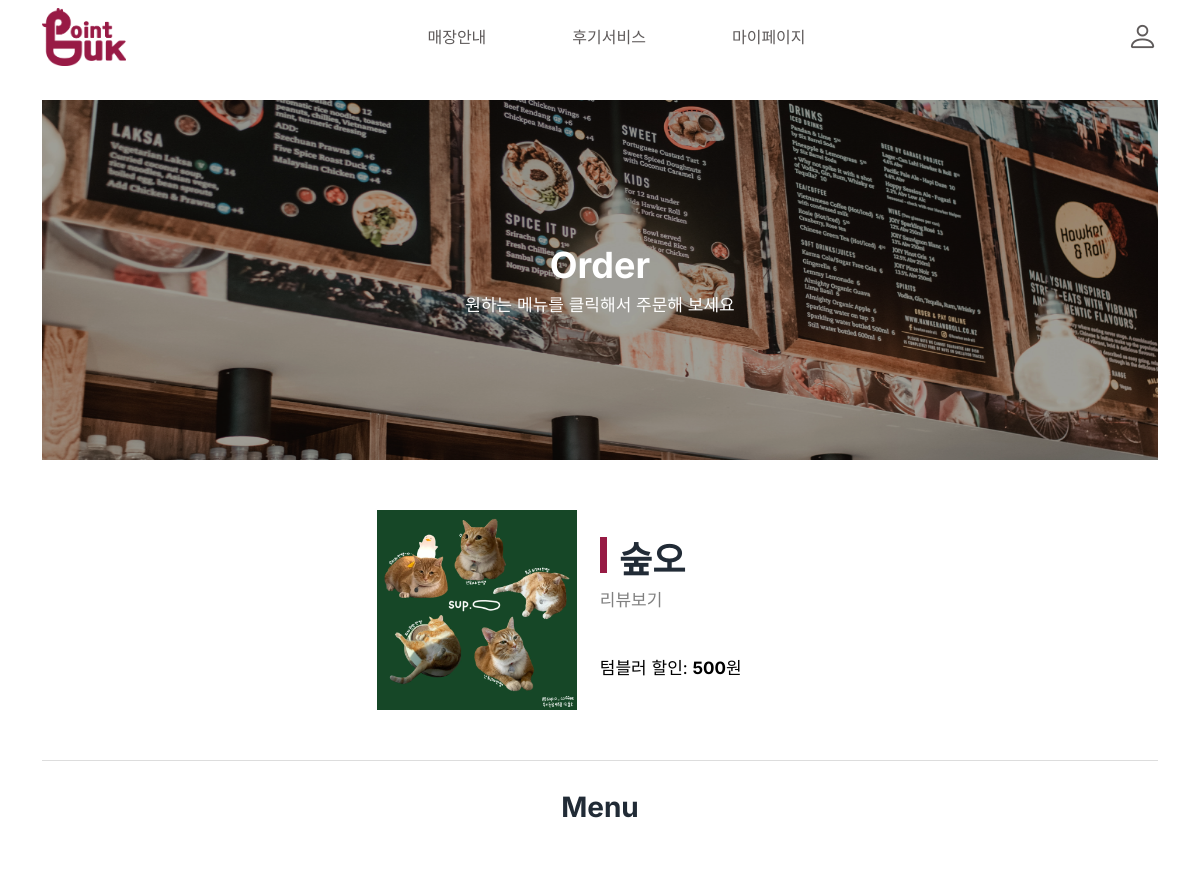
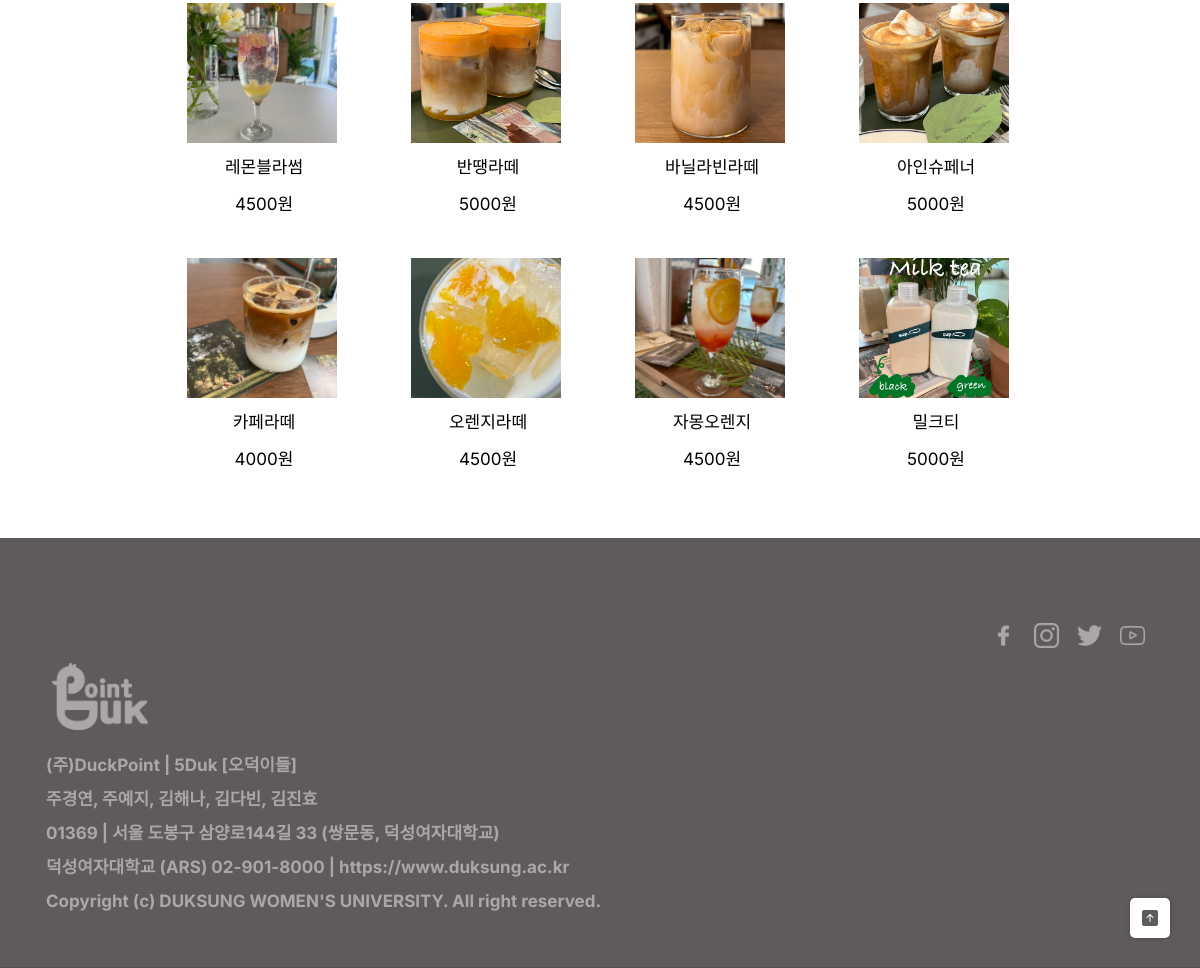
Screenshot of /store_menu/1/ with the database file from the repository (2 pictures, top to bottom).
### dp/models.py (models this page shows, shortened)
class Store(models.Model):  # 가게 정보
    name = models.CharField(max_length=200)  # 가게 이름
    location = models.CharField(max_length=400)  # 위치
    phone = models.CharField(max_length=30, blank=True, null=True)  # 전화번호
    is_cafe = models.BooleanField()  # True -> 카페, False -> 레스토랑
    image = models.ImageField(upload_to='dp/store_images/%Y/%m/%d', blank=True, null=True)  # 가게 이미지, pip install pillow 필수
    discount = models.PositiveIntegerField(default=0)  # 할인 정보
    latitude = models.FloatField(default=0.0)
    longitude = models.FloatField(default=0.0)

class Menu(models.Model):  # 가게의 메뉴 정보
    store = models.ForeignKey('Store', on_delete=models.CASCADE)  # 가게가 삭제되면 메뉴들도 함께 삭제
    name = models.CharField(max_length=200)  # 메뉴 이름
    image = models.ImageField(upload_to='dp/menu_images/%Y/%m/%d', blank=True, null=True)  # 메뉴 이미지, pip install pillow 필수
    price = models.PositiveIntegerField(default=0)  # 메뉴 가격

### dp/views.py (the view)
# urls.py: path('store_menu/<int:pk>/', views.StoreMenu.as_view(), name='store_menu'),
class StoreMenu(View):
    def get(self, request, pk):
        store = get_object_or_404(Store, pk=pk)
        menus = store.menu_set.all()
        context = {
            'store': store,
            'menus': menus,
        }
        return render(
            request,
            'dp/store_menu.html',
            context
        )

### dp/templates/dp/store_menu.html (shortened to what this page needs)
{% extends 'dp/base.html' %}
{% load static %}
{% block main-area %}
<body>
    <div class="hero">
        <div class="hero-text" style="text-align:center">
        <h2 style="color: #FFFFFF;">Order</h2>
            <p style="color: #FFFFFF;">원하는 메뉴를 클릭해서 주문해 보세요</p>
        </div>
    </div>
    <div class="store-info">
        {% if store %}
            <img class="store-img" src="{{ store.image.url }}" alt="{{ menu.name }} Image" width="200" height="200">
            <div class="store-details">
                <h2 class="store-name">
                    <span class="highlight-rectangle"></span>
                    {{ store.name }}
                </h2>
                <p class="store-review"> 리뷰보기</p>
                <br>
                {% if store.is_cafe %}
                <p class="store-discount">텀블러 할인: <b>{{ store.discount }}</b>원</p>
                {% else %}
                <p class="store-discount">다회용기 할인: <b>{{ store.discount }}</b>원</p>
                {% endif%}
            </div>
        {% else %}
            <p> store 모델을 가져오지 못하였습니다 </p>
        {% endif %}
    </div>
    <div class="separator"></div>
    <div class="menus">
        {% if menus %}
        <h3>Menu</h3>
        <br>
            <ul class="menu-list">
                {% for menu in menus %}
                <li class="menu-item" onmouseover="highlightMenuItem(this)" onmouseout="unhighlightMenuItem(this)">
                    <img src="{{ menu.image.url }}" alt="{{ menu.name }} Image" width=150 height="150">
                        <p>{{ menu.name }}</p>
                        <p>{{ menu.price }}원</p>
                </li>
                {% endfor %}
            </ul>
        {% else %}
        <p> menu 모델을 가져오지 못하였습니다 </p>
        {% endif %}
    </div>
</body>
{% endblock %}

### dp/templates/dp/base.html (shortened to what this page needs)
<!DOCTYPE html>
{% load static %}
<html lang="en">
  <head>
    <link rel="stylesheet" href="https://cdn.jsdelivr.net/npm/bootstrap-icons@1.7.1/font/bootstrap-icons.css">
    <link rel="stylesheet" href="{% static 'assets/css/bootstrap.min.css' %}" />
    <link rel="stylesheet" href="{% static  'assets/css/animate.css' %}" />
    <link rel="stylesheet" href="{% static 'assets/css/ud-styles.css' %}" />
  </head>
  <body>
   <header class="ud-header">
  <div class="container">
    <div class="row">
      <div class="col-lg-12">
        <nav class="navbar navbar-expand-lg">
          <div style="max-width: 94px; display: flex; align-items: center;">
            <a href="{% url 'main' %}" style="display: block;">
                <img src="{% static 'assets/images/logo/logo.png' %}" alt="Logo" style="width: 100%; height: auto; max-width: 100%;" />
            </a>
          </div>
          <div class="navbar-collapse">
            <ul id="nav" class="navbar-nav mx-auto">
              <li class="nav-item">
                <a class="ud-menu-scroll" href="{% url 'store' %}">매장안내</a>
              </li>
              <li class="nav-item">
                <a class="ud-menu-scroll" href="{% url 'review1' %}">후기서비스</a>
              </li>
              <li class="nav-item">
                <a class="ud-menu-scroll" href="{% url 'mypage' %}">마이페이지</a>
              </li>
            </ul>
          </div>
          <div class="dropdown">
            <a class="bi bi-person fa-2x" style="font-size: 31px;"></a>
      </div>
        </nav>
      </div>
    </div>
  </div>
</header>
    <section class="ud-hero ud-hero-no-top" id="home">
      <div class="container">
        {% block main-area %}
        {% endblock %}
        <div class="row">
          <div class="col-lg-12">
          </div>
        </div>
      </div>
    </section>
    <footer class="ud-footer wow fadeInUp" data-wow-delay=".15s">
      <div class="ud-footer-widgets">
        <div class="container">
          <div class="row">
            <div class="ud-footer-icons">
            <img src="{% static 'assets/images/icon/footer_4.png' %}" alt="logo" /></p>
            <img src="{% static 'assets/images/icon/footer_3.png' %}" alt="logo" /></p>
            <img src="{% static 'assets/images/icon/footer_2.png' %}" alt="logo" /></p>
            <img src="{% static 'assets/images/icon/footer_1.png' %}" alt="logo" /></p>
            </div>
            <img src="{% static 'assets/images/logo/logo_f.png' %}" alt="logo" style="width: 120px; height: auto; margin: 10px;" /></p>
            <p>(주)DuckPoint | 5Duk [오덕이들]</p>
            <p>주경연, 주예지, 김해나, 김다빈, 김진효</p>
            <p>01369 | 서울 도봉구 삼양로144길 33 (쌍문동, 덕성여자대학교)</p>
            <p>덕성여자대학교 (ARS) 02-901-8000 | https://www.duksung.ac.kr </p>
            <p>Copyright (c) DUKSUNG WOMEN'S UNIVERSITY. All right reserved.</p>
            <div class="col-xl-3 col-lg-4 col-md-6">
            </div>
            </div>
          </div>
        </div>
    </footer>
<a href="javascript:void(0)" class="back-to-top">
    <i class="bi bi-arrow-up-square-fill"></i>
</a>
  </body>
  </html>

### dp/static/assets/css/ud-styles.css (style rules this page uses)
:root { --font: "Inter", sans-serif; --body-color: #637381; --heading-color: #212b36; --primary-color: #ffffff; --white: #ffffff; }
body { font-family: var(--font); font-weight: normal; font-style: normal; color: var(--body-color); overflow-x: hidden; }
* { margin: 0; padding: 0; -webkit-box-sizing: border-box; box-sizing: border-box; }
img { max-width: 7%; }
a, button, input, textarea { -webkit-transition: all 0.3s ease-out 0s; transition: all 0.3s ease-out 0s; }
a, a:focus, input:focus, textarea:focus, button:focus, .navbar-toggler:focus { text-decoration: none; outline: none; -webkit-box-shadow: none; box-shadow: none; }
i, span, a { display: inline-block; }
audio, canvas, iframe, img, svg, video { vertical-align: middle; }
h1, h2, h3, h4, h5, h6 { font-weight: 700; color: var(--heading-color); margin: 0px; }
h2 { font-size: 36px; }
h3 { font-size: 28px; }
ul, ol { margin: 0px; padding: 0px; list-style-type: none; }
p { font-size: 17px; font-weight: 400; line-height: 26px; color: #FFFFFF; margin: 0px; }
.back-to-top { width: 40px; height: 40px; line-height: 40px; background: #ffffff; -webkit-box-shadow: 0px 0px 5px rgba(0, 0, 0, 0.2); box-shadow: 0px 0px 5px rgba(0, 0, 0, 0.2); text-align: center; -webkit-box-pack: center; -ms-flex-pack: center; justify-content: center; -webkit-box-align: center; -ms-flex-align: center; align-items: center; border-radius: 5px; position: fixed; right: 30px; bottom: 30px; z-index: 99; color: #5F5B5B; }
.ud-header { position: absolute; top: 0; left: 0; width: 100%; z-index: 99; -webkit-transition: all 0.3s ease-out 0s; transition: all 0.3s ease-out 0s; }
.navbar { padding: 0px 0; border-radius: 5px; position: relative; -webkit-transition: all 0.3s ease-out 0s; transition: all 0.3s ease-out 0s; }
.navbar-nav .nav-item { position: relative; padding: 0px 20px; }
.navbar-nav .nav-item > a { font-size: 16px; font-weight: 400; color: #5F5B5B; -webkit-transition: all 0.3s ease-out 0s; transition: all 0.3s ease-out 0s; padding: 25px 8px; position: relative; }
.ud-hero { background: var(--primary-color); padding-top: 100px; }
.ud-hero-no-top { padding-top: 180px; }
.ud-footer { background: #5F5B5B; padding-top: 80px; position: relative; z-index: 1; overflow: hidden; box-shadow: inset 0 -1px 0 0 rgba(0, 0, 0, 0.1); }

### dp/templates/dp/base.html (style rules this page uses)
.navbar-nav .nav-item { margin-right: 30px; }
.ud-hero { background: var(--primary-color); padding-top: 100px; }
.ud-footer img { width: 50px; height: auto; margin-right: 10px; }
.ud-footer-icons { display: flex; justify-content: flex-end; align-items: center; }
.ud-footer-icons img { width: 25px; height: auto; margin: 5px; }
.ud-footer p { color: #aca7a7; font-weight : bold; margin : 4px; }

### rows the page displays
Store: image (picture), name "숲오", discount "500"
Menu: image (picture), name "레몬블라썸", price "4500"
Menu: image (picture), name "반땡라떼", price "5000"
Menu: image (picture), name "바닐라빈라떼", price "4500"
Menu: image (picture), name "아인슈페너", price "5000"
Menu: image (picture), name "카페라떼", price "4000"
Menu: image (picture), name "오렌지라떼", price "4500"
Menu: image (picture), name "자몽오렌지", price "4500"
Menu: image (picture), name "밀크티", price "5000"
